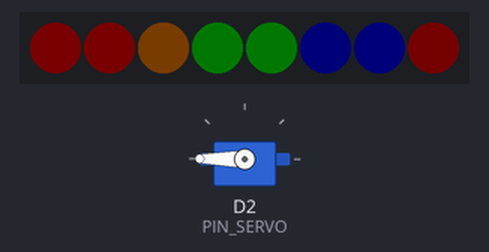
The program below on a simulated ESP8266 (Wemos D1 mini). Parts: servo, 8 RGB LEDs in strip order, left to right. Dim RGB values are drawn brighter than linear; what the program prints to the serial monitor is not drawn.

Above: at 0.2 s.
At 6.91 s:
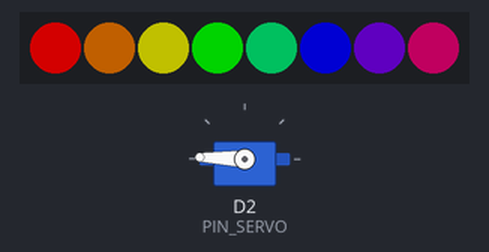
At 13.25 s:
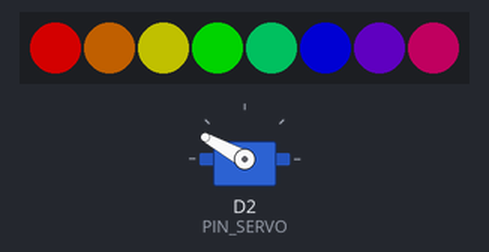
At 19.58 s:
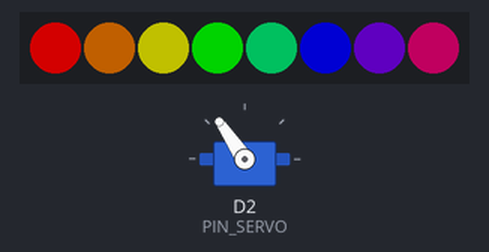
At 26.3 s:
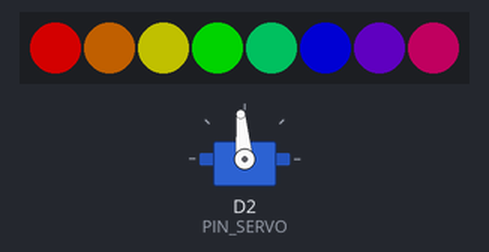
At 39.56 s:
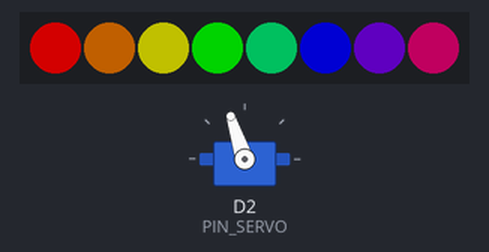
Timing chart, 0 to 40.0 s (numbered marks = the images above):
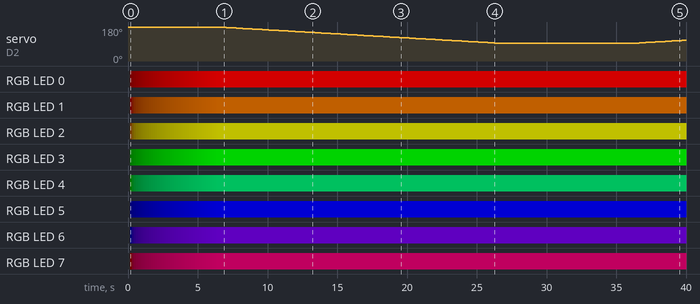

Measured:
- by itself, servo on D2 (PIN_SERVO): 180° → 179° at 6.6 s, → 178° 0.22 s later, → 177° 0.24 s later, → 176° 0.22 s later, … (100 changes in this stretch)

The program:

main.cpp
```cpp
#include <Arduino.h>
#include <FastLED.h>
#include <Servo.h>

#define debug_print true  // Set to true or false to enable or disable debugging over serial

#if debug_print == true
   #define debug_begin(x)        Serial.begin(x)
   #define debug(x)              Serial.print(x)
   #define debugln(x)            Serial.println(x)
#else
   #define debug_begin(x)
   #define debug(x)
   #define debugln(x)
#endif

#define PIN_LED             D3
#define PIN_SERVO           D2
#define LED_COUNT           8
#define LED_TYPE            WS2811
#define COLOR_ORDER         GRB
#define INIT_BRIGHTNESS     127
#define BRIDGE_OPEN         1500
#define BRIDGE_CLOSED       2400

CRGB leds[LED_COUNT];
int lights[LED_COUNT];

Servo bridge;

// put function declarations here:
int myFunction(int, int);
void rainbow(int, int);
void bridge_tilt(int, int);

void setup() {
  // put your setup code here, to run once:
  debug_begin(115200);

  FastLED.addLeds<LED_TYPE, PIN_LED, COLOR_ORDER>(leds, LED_COUNT).setCorrection(TypicalLEDStrip);

  bridge.attach(PIN_SERVO, 500, 2400);
  bridge.writeMicroseconds(BRIDGE_CLOSED);

  fill_rainbow( leds, LED_COUNT, 0 /*starting hue*/, 32);
  for(int i=0; i<=INIT_BRIGHTNESS; i++) {
    FastLED.setBrightness(i);
    delay(50);
    FastLED.show();
  }

}

void loop() {
  // put your main code here, to run repeatedly:
  //leds[0] = CRGB::White; FastLED.show(); delay(1000);
	//leds[0] = CRGB::Black; FastLED.show(); delay(1000);
  //leds[0] = CRGB::Red; FastLED.show(); delay(1000);
	//leds[0] = CRGB::Green; FastLED.show(); delay(1000);
  //leds[0] = CRGB::Blue; FastLED.show(); delay(1000);

  bridge_tilt(20000,10000);

  for(int i=0; i<10; i++) {
    rainbow(8, 10000);
  }

}

// put function definitions here:
void setPositions(){
  for(int i=0; i<LED_COUNT; i++)
  {
    lights[i] = i;
  }
}

void rainbow(int width, int duration){
  unsigned long startTime;
  int hue;
  int delta;

  startTime = millis();
  while(millis() < startTime + duration) {
    hue = ((millis()-startTime)*255)/duration;
    //debugln(hue);
    delay(1);
    delta = (255 / width);
    fill_rainbow( leds, LED_COUNT, hue, delta);
    FastLED.show();
  }

}

void bridge_tilt(int move, int hold) {
  unsigned long startTime;
  int pos = BRIDGE_CLOSED;

  startTime = millis();
  while(millis() < startTime + move) {
    pos = BRIDGE_CLOSED - (((millis()-startTime)*abs(BRIDGE_OPEN-BRIDGE_CLOSED))/move);
    debug("Bridge: ");
    debugln(pos);
    bridge.writeMicroseconds(pos);
  }

  delay(hold);

  startTime = millis();
  while(millis() < startTime + move) {
    pos = BRIDGE_OPEN + (((millis()-startTime)*abs(BRIDGE_OPEN-BRIDGE_CLOSED))/move);
    debug("Bridge: ");
    debugln(pos);
    bridge.writeMicroseconds(pos);
  }

}
```
